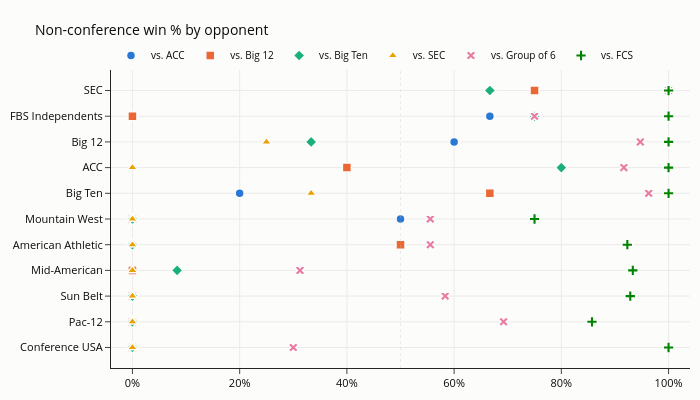

Notebook cell for this chart:
### Markdown cell above
### Dot plot: win % by opponent

Each FBS conference's non-conference win % against each Power 4 conference, the Group of 6 (combined), and FCS. Hover for the W–L record.

### Code cell
import plotly.graph_objects as go

P4 = ["ACC", "Big 12", "Big Ten", "SEC"]

# One series per opponent group, fixed categorical order. Six hues is past what color alone can
# separate on a dot plot, so each series also gets its own marker symbol.
OPP_GROUPS = {
    "vs. ACC":        ("#2a78d6", "circle"),
    "vs. Big 12":     ("#eb6834", "square"),
    "vs. Big Ten":    ("#1baf7a", "diamond"),
    "vs. SEC":        ("#eda100", "triangle-up"),
    "vs. Group of 6": ("#e87ba4", "x"),
    "vs. FCS":        ("#008300", "cross"),
}


def opp_group(conf):
    if conf in P4:
        return f"vs. {conf}"
    if conf in G6:
        return "vs. Group of 6"
    if conf == "FCS":
        return "vs. FCS"
    return None  # FBS Independents as opponents are left out


def win_pct_by(df, col):
    return (
        df.dropna(subset=[col])
        .groupby(["conference", col])
        .agg(games=("win", "size"), wins=("win", "sum"))
        .assign(losses=lambda d: d["games"] - d["wins"], win_pct=lambda d: d["wins"] / d["games"])
        .reset_index()
    )


opp_pct = win_pct_by(nonconf.assign(opp_group=nonconf["opp_conference"].map(opp_group)), "opp_group")

# Order conferences by combined win % vs. all Power 4 opponents (best at top)
vs_p4 = win_pct_by(nonconf.assign(p4=nonconf["opp_conference"].isin(P4).map({True: "P4"})), "p4")
order = vs_p4.sort_values("win_pct")["conference"].tolist()

fig = go.Figure()
for group, (color, symbol) in OPP_GROUPS.items():
    d = opp_pct[opp_pct["opp_group"] == group]
    fig.add_trace(go.Scatter(
        x=d["win_pct"], y=d["conference"], name=group, mode="markers",
        marker=dict(size=9, color=color, symbol=symbol, line=dict(width=1.5, color="#fcfcfb")),
        customdata=d[["wins", "losses"]],
        hovertemplate="<b>%{y}</b> " + group + "<br>%{x:.0%} (%{customdata[0]}–%{customdata[1]})<extra></extra>",
    ))

fig.add_vline(x=0.5, line=dict(color="#c3c2b7", width=1, dash="dot"))
fig.update_layout(
    title=dict(text="Non-conference win % by opponent", font=dict(size=14)),
    template="simple_white",
    plot_bgcolor="#fcfcfb", paper_bgcolor="#fcfcfb",
    font=dict(color="#0b0b0b", size=11),
    width=700, height=400, margin=dict(l=10, r=10, t=70, b=30),
    legend=dict(orientation="h", yanchor="bottom", y=1.0, x=0, title=None, font=dict(size=10)),
    hoverlabel=dict(bgcolor="white"),
)
fig.update_xaxes(range=[-0.04, 1.04], tickformat=".0%", showgrid=True, gridcolor="#ecebe8", title=None)
fig.update_yaxes(categoryorder="array", categoryarray=order, showgrid=True, gridcolor="#ecebe8", title=None)
fig.show()

### Figure 1 — Plotly figure (JSON) as saved in the notebook; plotly's stock layout.template omitted (floating-point values rounded to 4 significant figures)
{"data": [{"customdata": [[0, 1], [3, 2], [1, 4], [0, 3], [4, 2], [0, 3], [1, 1], [5, 0], [0, 3]], "hovertemplate": "<b>%{y}</b> vs. ACC<br>%{x:.0%} (%{customdata[0]}–%{customdata[1]})<extra></extra>", "marker": {"color": "#2a78d6", "line": {"color": "#fcfcfb", "width": 1.5}, "size": 9, "symbol": "circle"}, "mode": "markers", "name": "vs. ACC", "type": "scatter", "x": [0.0, 0.6, 0.2, 0.0, 0.6667, 0.0, 0.5, 1.0, 0.0], "y": ["American Athletic", "Big 12", "Big Ten", "Conference USA", "FBS Independents", "Mid-American", "Mountain West", "SEC", "Sun Belt"]}, {"customdata": [[2, 3], [1, 1], [2, 1], [0, 2], [0, 1], [0, 2], [0, 2], [0, 6], [3, 1], [0, 5]], "hovertemplate": "<b>%{y}</b> vs. Big 12<br>%{x:.0%} (%{customdata[0]}–%{customdata[1]})<extra></extra>", "marker": {"color": "#eb6834", "line": {"color": "#fcfcfb", "width": 1.5}, "size": 9, "symbol": "square"}, "mode": "markers", "name": "vs. Big 12", "type": "scatter", "x": [0.4, 0.5, 0.6667, 0.0, 0.0, 0.0, 0.0, 0.0, 0.75, 0.0], "y": ["ACC", "American Athletic", "Big Ten", "Conference USA", "FBS Independents", "Mid-American", "Mountain West", "Pac-12", "SEC", "Sun Belt"]}, {"customdata": [[4, 1], [0, 3], [1, 2], [0, 1], [3, 1], [1, 11], [0, 4], [0, 5], [2, 1], [0, 2]], "hovertemplate": "<b>%{y}</b> vs. Big Ten<br>%{x:.0%} (%{customdata[0]}–%{customdata[1]})<extra></extra>", "marker": {"color": "#1baf7a", "line": {"color": "#fcfcfb", "width": 1.5}, "size": 9, "symbol": "diamond"}, "mode": "markers", "name": "vs. Big Ten", "type": "scatter", "x": [0.8, 0.0, 0.3333, 0.0, 0.75, 0.08333, 0.0, 0.0, 0.6667, 0.0], "y": ["ACC", "American Athletic", "Big 12", "Conference USA", "FBS Independents", "Mid-American", "Mountain West", "Pac-12", "SEC", "Sun Belt"]}, {"customdata": [[0, 5], [0, 5], [1, 3], [1, 2], [0, 4], [0, 1], [0, 2], [0, 1], [0, 5]], "hovertemplate": "<b>%{y}</b> vs. SEC<br>%{x:.0%} (%{customdata[0]}–%{customdata[1]})<extra></extra>", "marker": {"color": "#eda100", "line": {"color": "#fcfcfb", "width": 1.5}, "size": 9, "symbol": "triangle-up"}, "mode": "markers", "name": "vs. SEC", "type": "scatter", "x": [0.0, 0.0, 0.25, 0.3333, 0.0, 0.0, 0.0, 0.0, 0.0], "y": ["ACC", "American Athletic", "Big 12", "Big Ten", "Conference USA", "Mid-American", "Mountain West", "Pac-12", "Sun Belt"]}, {"customdata": [[11, 1], [15, 12], [18, 1], [26, 1], [6, 14], [6, 2], [5, 11], [10, 8], [9, 4], [18, 0], [14, 10]], "hovertemplate": "<b>%{y}</b> vs. Group of 6<br>%{x:.0%} (%{customdata[0]}–%{customdata[1]})<extra></extra>", "marker": {"color": "#e87ba4", "line": {"color": "#fcfcfb", "width": 1.5}, "size": 9, "symbol": "x"}, "mode": "markers", "name": "vs. Group of 6", "type": "scatter", "x": [0.9167, 0.5556, 0.9474, 0.963, 0.3, 0.75, 0.3125, 0.5556, 0.6923, 1.0, 0.5833], "y": ["ACC", "American Athletic", "Big 12", "Big Ten", "Conference USA", "FBS Independents", "Mid-American", "Mountain West", "Pac-12", "SEC", "Sun Belt"]}, {"customdata": [[17, 0], [12, 1], [16, 0], [12, 0], [10, 0], [1, 0], [14, 1], [6, 2], [6, 1], [10, 0], [13, 1]], "hovertemplate": "<b>%{y}</b> vs. FCS<br>%{x:.0%} (%{customdata[0]}–%{customdata[1]})<extra></extra>", "marker": {"color": "#008300", "line": {"color": "#fcfcfb", "width": 1.5}, "size": 9, "symbol": "cross"}, "mode": "markers", "name": "vs. FCS", "type": "scatter", "x": [1.0, 0.9231, 1.0, 1.0, 1.0, 1.0, 0.9333, 0.75, 0.8571, 1.0, 0.9286], "y": ["ACC", "American Athletic", "Big 12", "Big Ten", "Conference USA", "FBS Independents", "Mid-American", "Mountain West", "Pac-12", "SEC", "Sun Belt"]}], "layout": {"font": {"color": "#0b0b0b", "size": 11}, "height": 400, "hoverlabel": {"bgcolor": "white"}, "legend": {"font": {"size": 10}, "orientation": "h", "title": {}, "x": 0, "y": 1, "yanchor": "bottom"}, "margin": {"b": 30, "l": 10, "r": 10, "t": 70}, "paper_bgcolor": "#fcfcfb", "plot_bgcolor": "#fcfcfb", "shapes": [{"line": {"color": "#c3c2b7", "dash": "dot", "width": 1}, "type": "line", "x0": 0.5, "x1": 0.5, "xref": "x", "y0": 0, "y1": 1, "yref": "y domain"}], "title": {"font": {"size": 14}, "text": "Non-conference win % by opponent"}, "width": 700, "xaxis": {"gridcolor": "#ecebe8", "range": [-0.04, 1.04], "showgrid": true, "tickformat": ".0%", "title": {}}, "yaxis": {"categoryarray": ["Conference USA", "Pac-12", "Sun Belt", "Mid-American", "American Athletic", "Mountain West", "Big Ten", "ACC", "Big 12", "FBS Independents", "SEC"], "categoryorder": "array", "gridcolor": "#ecebe8", "showgrid": true, "title": {}}}}
